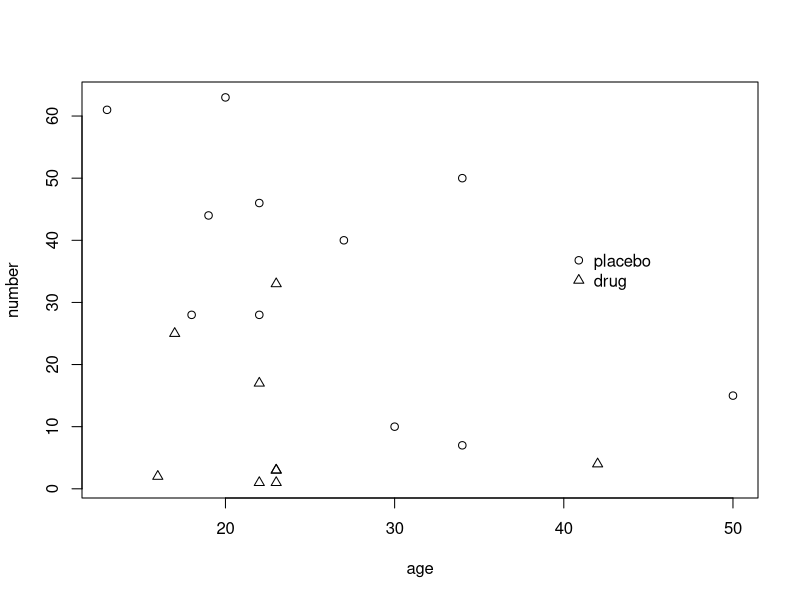

R code for this plot:
library(HSAUR3)


### Name: polyps
### Title: Familial Andenomatous Polyposis
### Aliases: polyps
### Keywords: datasets

### ** Examples


  data("polyps", package = "HSAUR3")
  plot(number ~ age, data = polyps, pch = as.numeric(polyps$treat))
  legend(40, 40, legend = levels(polyps$treat), pch = 1:2, bty = "n")
